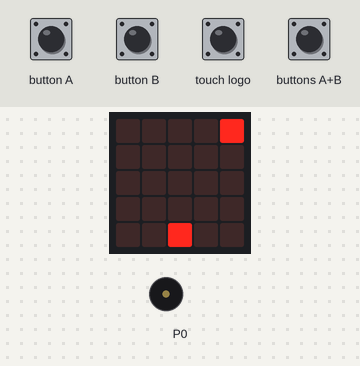
This program was run on a simulated BBC micro:bit (MakeCode). On the bench: the board's 5×5 LED display, buzzer (waves = sounding). The test bench sets the inputs (shaded band). Random numbers come from a fixed seed; the run ends where the board's game-over animation would start. At 5.1 s the program stops and its outputs stay as they are.

Above: at 1.8 s.
1.9 s: buttons A+B pressed for 0.15 s
At 3.8 s:
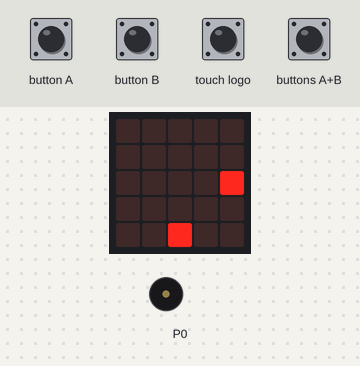
At 6.1 s:
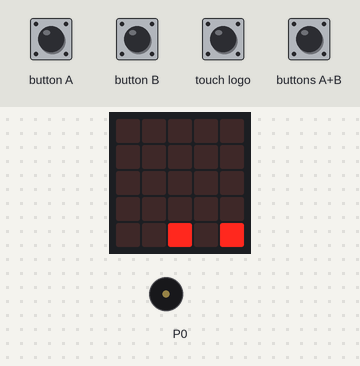
Timing chart, 0 to 6.6 s (numbered marks = the images above; inputs shaded):
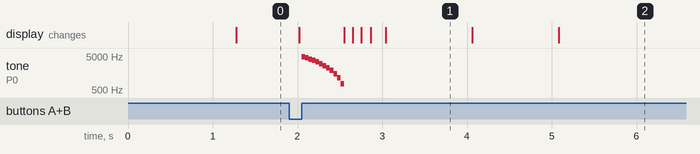

The program:

main.ts
```typescript
input.onLogoEvent(TouchButtonEvent.Pressed, function () {
    game.resume()
})
input.onButtonPressed(Button.A, function () {
    Nave.move(-1)
})
input.onGesture(Gesture.Shake, function () {
    game.pause()
})
input.onButtonPressed(Button.AB, function () {
    music.playSoundEffect(music.createSoundEffect(WaveShape.Square, 5000, 586, 255, 255, 500, SoundExpressionEffect.None, InterpolationCurve.Linear), SoundExpressionPlayMode.UntilDone)
    Disparo = game.createSprite(Nave.get(LedSpriteProperty.X), Nave.get(LedSpriteProperty.Y))
    for (let index = 0; index < 5; index++) {
        Disparo.change(LedSpriteProperty.Y, -1)
        basic.pause(100)
    }
})
input.onButtonPressed(Button.B, function () {
    Nave.move(1)
})
let Disparo: game.LedSprite = null
let Nave: game.LedSprite = null
Nave = game.createSprite(2, 4)
let Enemigo_1 = game.createSprite(2, 0)
Disparo = game.createSprite(2, 0)
Enemigo_1.delete()
Disparo.delete()
game.setScore(0)
basic.forever(function () {
    if (Disparo.isTouching(Enemigo_1)) {
        Enemigo_1.delete()
        Disparo.delete()
        game.addScore(1)
    } else if (Enemigo_1.isTouching(Nave)) {
        game.gameOver()
    } else if (Enemigo_1.get(LedSpriteProperty.Y) == 4) {
        game.gameOver()
    }
})
basic.forever(function () {
    if (Disparo.get(LedSpriteProperty.Y) == 0) {
        Disparo.delete()
    }
})
basic.forever(function () {
    basic.pause(randint(1000, 3000))
    if (Enemigo_1.isDeleted()) {
        Enemigo_1 = game.createSprite(randint(0, 4), 0)
    }
})
basic.forever(function () {
    basic.pause(1000)
    if (!(Enemigo_1.isDeleted())) {
        Enemigo_1.change(LedSpriteProperty.Y, 1)
    }
})
```

test.ts
```typescript
// aquí va el archivo "tests"; esto no se compilará cuando este paquete se utilice como una extensión.
```

Measured:
- after the input at 1.9 s, tone on P0: plays 4816 Hz for 0.04 s, 4448 Hz for 0.04 s, 4080 Hz for 0.04 s, 3712 Hz for 0.04 s, 3344 Hz for 0.04 s, 2976 Hz for 0.04 s … (12 notes in this stretch), starting after 0.15 s
- what the display in image 1 shows lasts 1.1 s, from 3.0 s to 4.1 s
